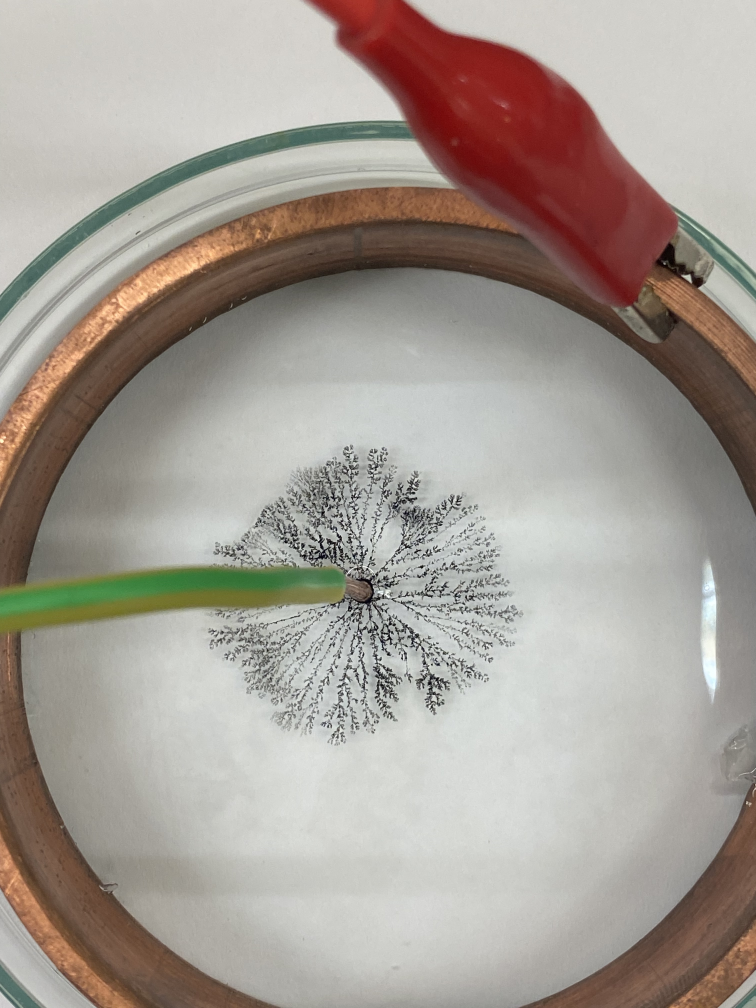
#> input picture experiments/week3-dla-electrodeposition/data/IMG_4123_dish.jpeg, 3024 x 4032 px (shown at 1/4 size)
$ python -i week5_analysis.py   (imports and definitions only)
#> lines starting #> are read from the running program, lines starting #| are printed output that depends on the picture; after the words box and inside, x2 and y2 are one past the last pixel; in counts of white or black regions, pixels touching at a corner belong together
#> further down, picture is the input picture: shape (4032, 3024, 3); mean B, G, R 148.7, 156.7, 165.1
#!/usr/bin/env python3
"""Week 5 — DLA growth vs CuSO4 concentration (0.02 / 0.04 / 0.06).

Deliverables (per Shlomo's request):
  1. Bounding-circle radius R(t) for every sample        -> data/radius_<tag>.csv,
                                                            figures/radius_vs_time_all.png
  2. Overlay of the bounding circle on the video         -> overlays/overlay_<tag>.mp4
  3. Fractal dimension per concentration                 -> figures/fractalD_<tag>.png

Method: reuses the week-3 pipeline (growth_kinetics.py) — segmentation is a
temporal "darkened since start" mask AND flat-field hysteresis threshold,
minus the HSV-segmented cathode wire, gated to the component connected to the
seed (cathode tip).  New here:
  * R(t) is the MINIMUM ENCLOSING CIRCLE of the seed-connected deposit
    (cv2.minEnclosingCircle) — the literal "מעגל חוסם".
  * mm calibration from the millimetric graph paper visible at the left edge
    (autocorrelation of the blue-grid intensity profile -> px per mm).
  * frames where the deposit touches the frame border are flagged "clipped"
    (the enclosing circle is then a lower bound) and excluded from fits.
  * fractal dimension per concentration by box counting on the final mask
    (+ mass-radius M ~ Rg^D from the growth as a cross-check).

Frames must be pre-extracted (ffmpeg, fps=1) into FRAMES_DIR/<tag>/{ref,f}.
Run:  python3 week5_analysis.py [--runs run1,run2,run3] [--stage measure|figs|overlay]
"""

import argparse
import csv
import json
import os
import subprocess
from pathlib import Path

import cv2
import matplotlib

# [1 line not run here, left out]
import matplotlib.pyplot as plt
import numpy as np

HERE = Path(__file__).resolve().parent
ROOT = HERE.parent                      # .../analysis
DATA = ROOT / "data"
FIGS = ROOT / "figures"
OVER = ROOT / "overlays"
FRAMES_DIR = Path(os.environ.get("W5_FRAMES", "/tmp/w5"))
TMP = Path(os.environ.get("W5_TMP", "/tmp/w5"))

SAMPLE_DT = 1.0                         # s between extracted frames (fps=1)

# segmentation constants — carried over from week-3 growth_kinetics.py
FLAT_SIGMA = 101
HYST_HI = 0.15
HYST_LO = 0.06
CHANGE_THR = 12
S_WIRE = 100
WIRE_DILATE = 18
MIN_SIZE = 10
HUB_BRIDGE = 30
GAP_CLOSE = 4
EDGE_PX = 3                             # deposit within this of border => clipped

RUNS = [
    dict(tag="run1", conc=0.02, label="run 1 — 0.02"),
    dict(tag="run2", conc=0.04, label="run 2 — 0.04"),
    dict(tag="run3", conc=0.06, label="run 3 — 0.06"),
]


# ---------------------------------------------------------------- segmentation

def disk(r):
    return cv2.getStructuringElement(cv2.MORPH_ELLIPSE, (2 * r + 1, 2 * r + 1))


def wire_mask(bgr):
    hsv = cv2.cvtColor(bgr, cv2.COLOR_BGR2HSV)
#> hsv: shape (4032, 3024, 3); mean H, S, V 31.2, 36.8, 166.8
    h, s, v = hsv[..., 0], hsv[..., 1], hsv[..., 2]
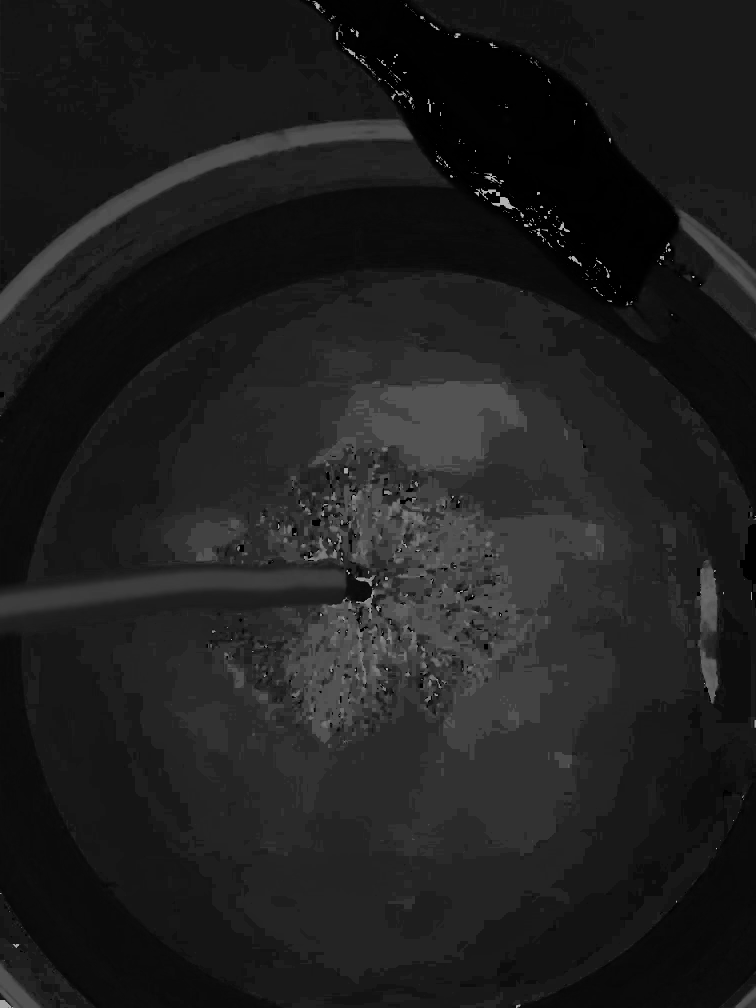
#> h: shape (4032, 3024) (shown at 1/4 size); min 0, max 179, mean 31.2
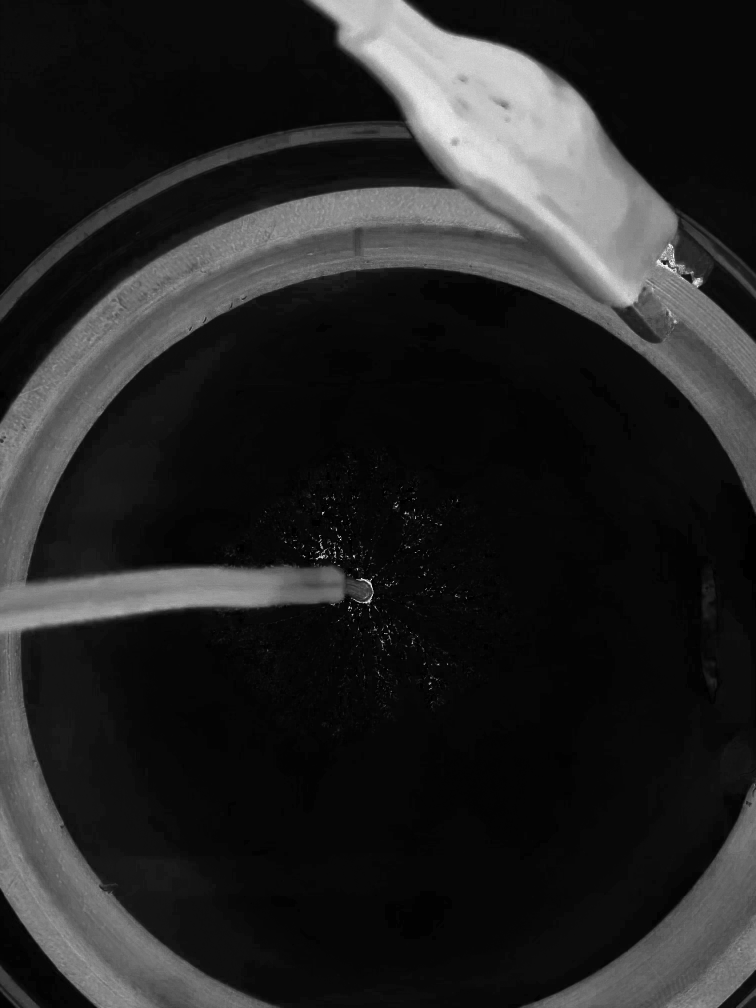
#> s: shape (4032, 3024) (shown at 1/4 size); min 0, max 255, mean 36.8
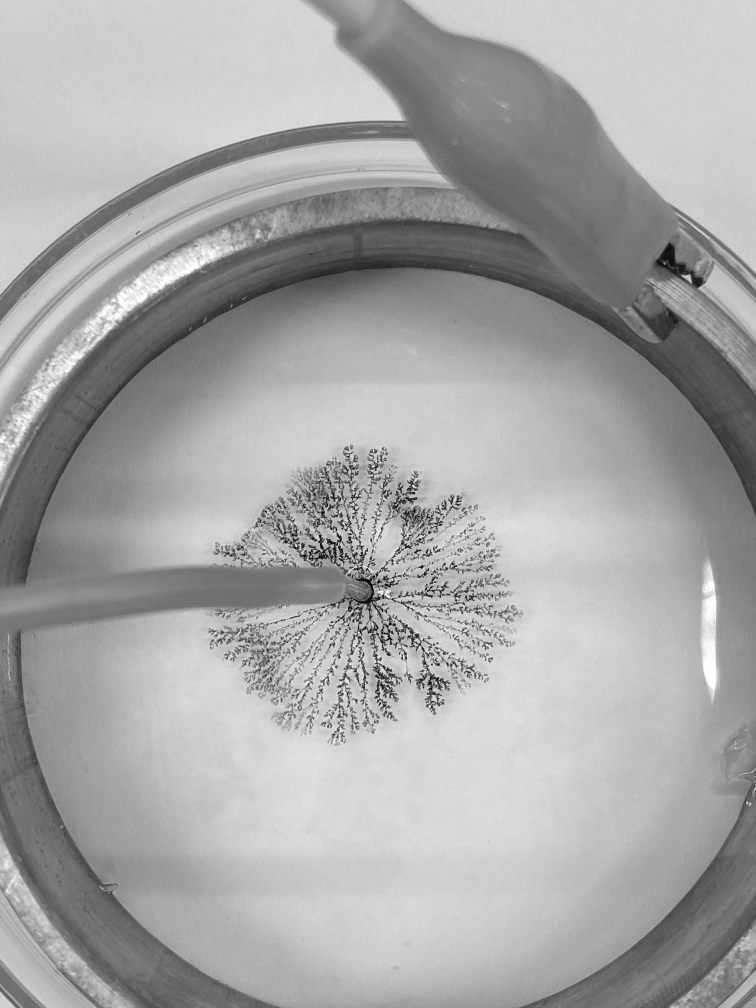
#> v: shape (4032, 3024) (shown at 1/4 size); min 0, max 255, mean 166.8
    w = ((s > S_WIRE) & (h > 18) & (h < 95) & (v > 60)).astype(np.uint8)
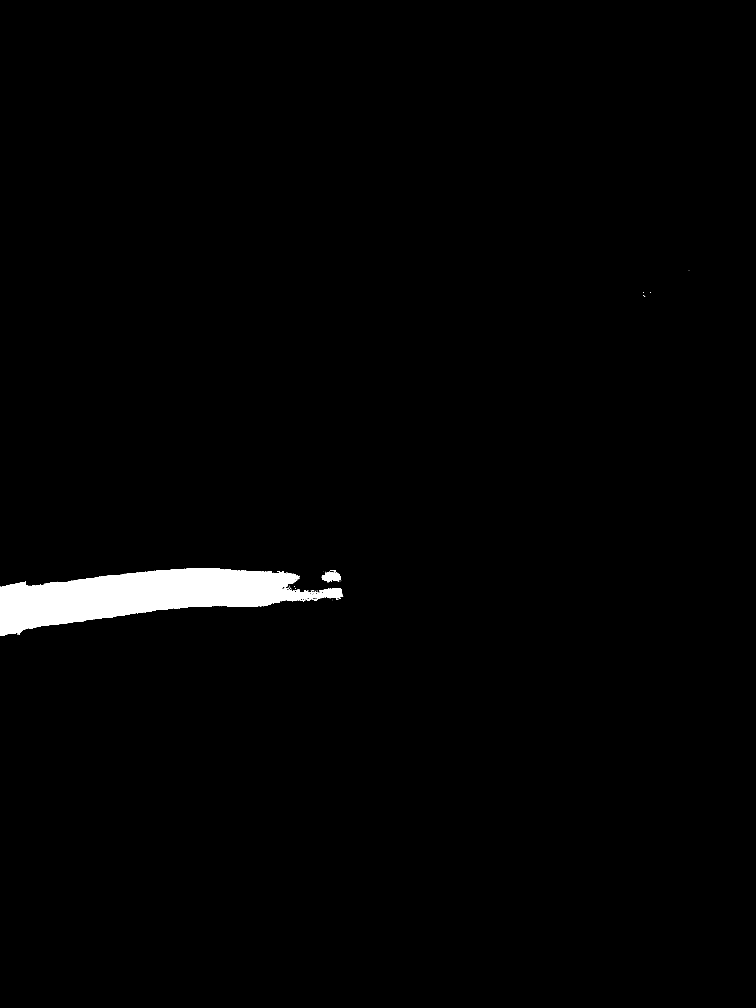
#> w: shape (4032, 3024) (shown at 1/4 size); values 0 (black) and 1 (white), 1.6% white; 63 white regions (57 under 20 px), largest, box (x1, y1, x2, y2) and area: (0, 2272, 1370, 2544) 189795, (1286, 2287, 1365, 2329) 2048, (1321, 2281, 1344, 2290) 62, (1256, 2395, 1268, 2402) 57, (1147, 2294, 1154, 2299) 22, (1077, 2284, 1088, 2288) 21
    n, lab, stats, _ = cv2.connectedComponentsWithStats(w)
#> lab: shape (4032, 3024) int32; 64 distinct labels, from 0 to 63
#> n = 64; stats = 64 rows, first 6: [0, 0, 3024, 4032, 12000531], [2755, 1081, 2, 1, 2], [2573, 1168, 3, 4, 5], [2600, 1170, 4, 2, 8], [2574, 1180, 7, 6, 12], [0, 2272, 1370, 272, 189795]
    out = np.zeros_like(w)
    for i in range(1, n):
        if stats[i, cv2.CC_STAT_AREA] >= 400:
            out[lab == i] = 1
#> out: shape (4032, 3024); values 0 (black) and 1 (white), 1.6% white; 2 white regions, box (x1, y1, x2, y2) and area: (0, 2272, 1370, 2544) 189795, (1286, 2287, 1365, 2329) 2048
    return cv2.dilate(out, disk(WIRE_DILATE))
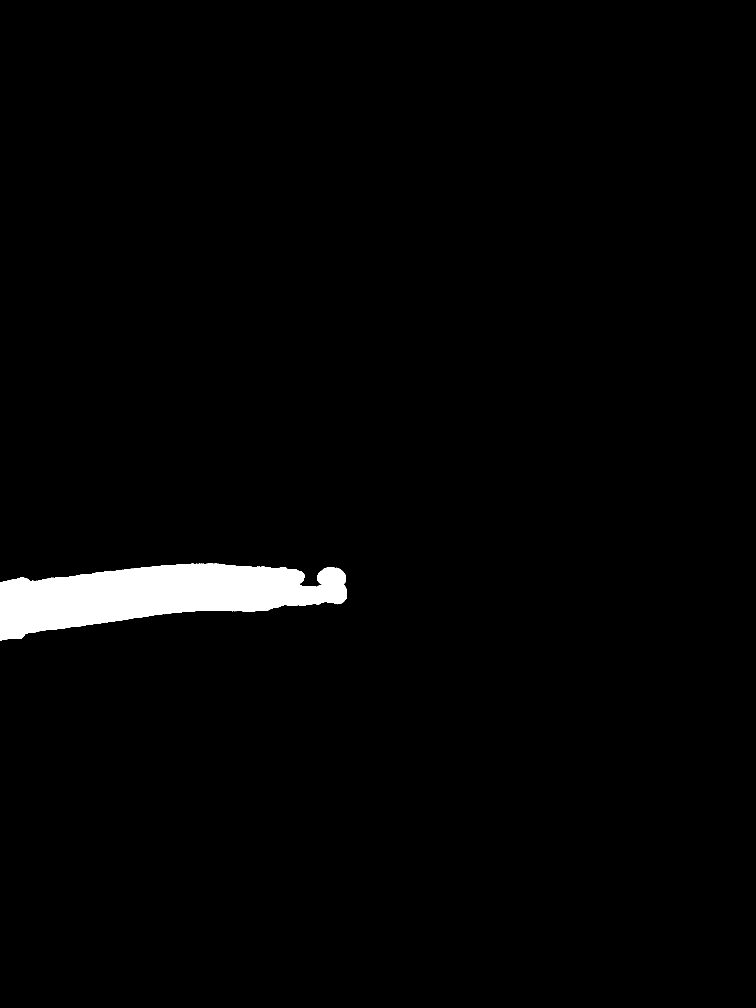
#> returned value: shape (4032, 3024) (shown at 1/4 size); values 0 (black) and 1 (white), 2.1% white; 1 white region, box (x1, y1, x2, y2) and area: (0, 2254, 1388, 2562) 252754


# [113 lines left out: functions _hysteresis, _flatfield_bg, register, deposit_mask, cluster_gate, mm_per_px and 1 more, not called in this run]


def frames_of(tag):
    return [(k * SAMPLE_DT, p) for k, p in
            enumerate(sorted((FRAMES_DIR / tag / "f").glob("f_*.jpg")))]


# [402 lines left out: functions find_seed, seed_run, measure_run, merge_run, overlay_run, encode_run and 8 more, not called in this run]


# [2 lines not run here, left out]

>>> import cv2
>>> picture = cv2.imread('../../../week3-dla-electrodeposition/data/IMG_4123_dish.jpeg')
>>> result = wire_mask(picture)
